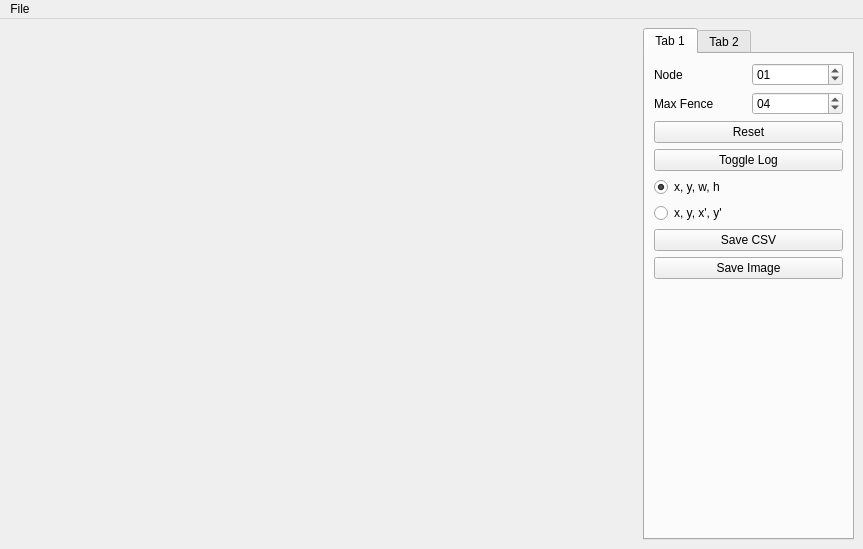
<?xml version="1.0" encoding="UTF-8"?>
<ui version="4.0">
 <class>MainWindow</class>
 <widget class="QMainWindow" name="MainWindow">
  <property name="geometry">
   <rect>
    <x>0</x>
    <y>0</y>
    <width>863</width>
    <height>549</height>
   </rect>
  </property>
  <property name="windowTitle">
   <string>Cow Fence cfg Creator</string>
  </property>
  <widget class="QWidget" name="centralwidget">
   <layout class="QGridLayout" name="gridLayout">
    <item row="0" column="0">
     <layout class="QHBoxLayout" name="horizontalLayout" stretch="3,1">
      <item>
       <layout class="QVBoxLayout" name="layout"/>
      </item>
      <item>
       <widget class="QTabWidget" name="tabWidget">
        <property name="currentIndex">
         <number>0</number>
        </property>
        <widget class="QWidget" name="tab">
         <attribute name="title">
          <string>Tab 1</string>
         </attribute>
         <layout class="QGridLayout" name="gridLayout_2">
          <item row="0" column="0">
           <widget class="QLabel" name="label_2">
            <property name="text">
             <string>Node</string>
            </property>
           </widget>
          </item>
          <item row="4" column="0" colspan="2">
           <widget class="QRadioButton" name="rB01">
            <property name="text">
             <string>x, y, w, h</string>
            </property>
            <property name="checked">
             <bool>true</bool>
            </property>
           </widget>
          </item>
          <item row="0" column="1">
           <widget class="QSpinBox" name="nodeBox">
            <property name="prefix">
             <string>0</string>
            </property>
            <property name="maximum">
             <number>100</number>
            </property>
            <property name="value">
             <number>1</number>
            </property>
            <property name="displayIntegerBase">
             <number>10</number>
            </property>
           </widget>
          </item>
          <item row="1" column="0">
           <widget class="QLabel" name="label">
            <property name="text">
             <string>Max Fence</string>
            </property>
           </widget>
          </item>
          <item row="3" column="0" colspan="2">
           <widget class="QPushButton" name="logBn">
            <property name="text">
             <string>Toggle Log</string>
            </property>
           </widget>
          </item>
          <item row="5" column="0" colspan="2">
           <widget class="QRadioButton" name="rB02">
            <property name="text">
             <string>x, y, x', y'</string>
            </property>
           </widget>
          </item>
          <item row="8" column="0" colspan="2">
           <spacer name="verticalSpacer">
            <property name="orientation">
             <enum>Qt::Vertical</enum>
            </property>
            <property name="sizeHint" stdset="0">
             <size>
              <width>20</width>
              <height>40</height>
             </size>
            </property>
           </spacer>
          </item>
          <item row="2" column="0" colspan="2">
           <widget class="QPushButton" name="resetBn">
            <property name="text">
             <string>Reset</string>
            </property>
           </widget>
          </item>
          <item row="6" column="0" colspan="2">
           <widget class="QPushButton" name="csvBn">
            <property name="text">
             <string>Save CSV</string>
            </property>
           </widget>
          </item>
          <item row="1" column="1">
           <widget class="QSpinBox" name="cntBox">
            <property name="prefix">
             <string>0</string>
            </property>
            <property name="value">
             <number>4</number>
            </property>
           </widget>
          </item>
          <item row="7" column="0" colspan="2">
           <widget class="QPushButton" name="imgBn">
            <property name="text">
             <string>Save Image</string>
            </property>
           </widget>
          </item>
         </layout>
        </widget>
        <widget class="QWidget" name="tab_2">
         <attribute name="title">
          <string>Tab 2</string>
         </attribute>
        </widget>
       </widget>
      </item>
     </layout>
    </item>
   </layout>
  </widget>
  <widget class="QMenuBar" name="menubar">
   <property name="geometry">
    <rect>
     <x>0</x>
     <y>0</y>
     <width>863</width>
     <height>22</height>
    </rect>
   </property>
   <widget class="QMenu" name="menuFile">
    <property name="title">
     <string>File</string>
    </property>
    <addaction name="actionOpen_Image"/>
   </widget>
   <addaction name="menuFile"/>
  </widget>
  <action name="actionOpen_Image">
   <property name="text">
    <string>Open Image</string>
   </property>
  </action>
 </widget>
 <resources/>
 <connections/>
</ui>
